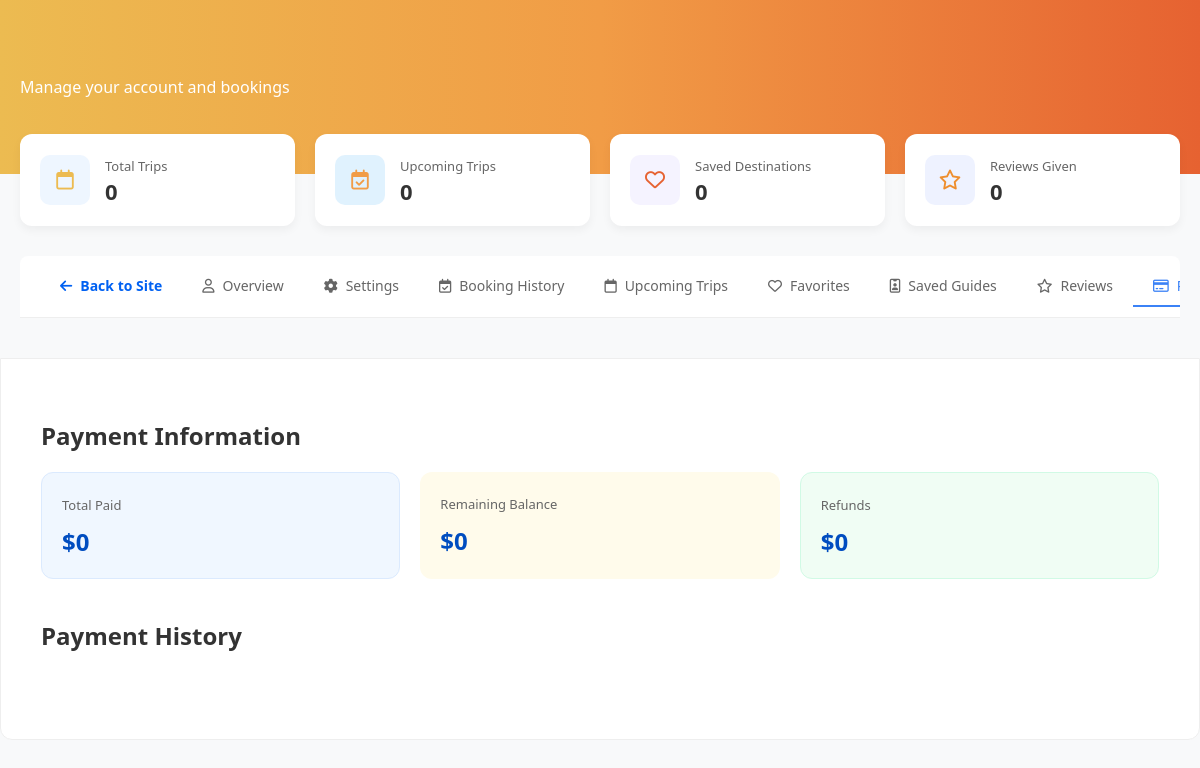
The page /users/payments.php (signed in) on the database as committed earlier.
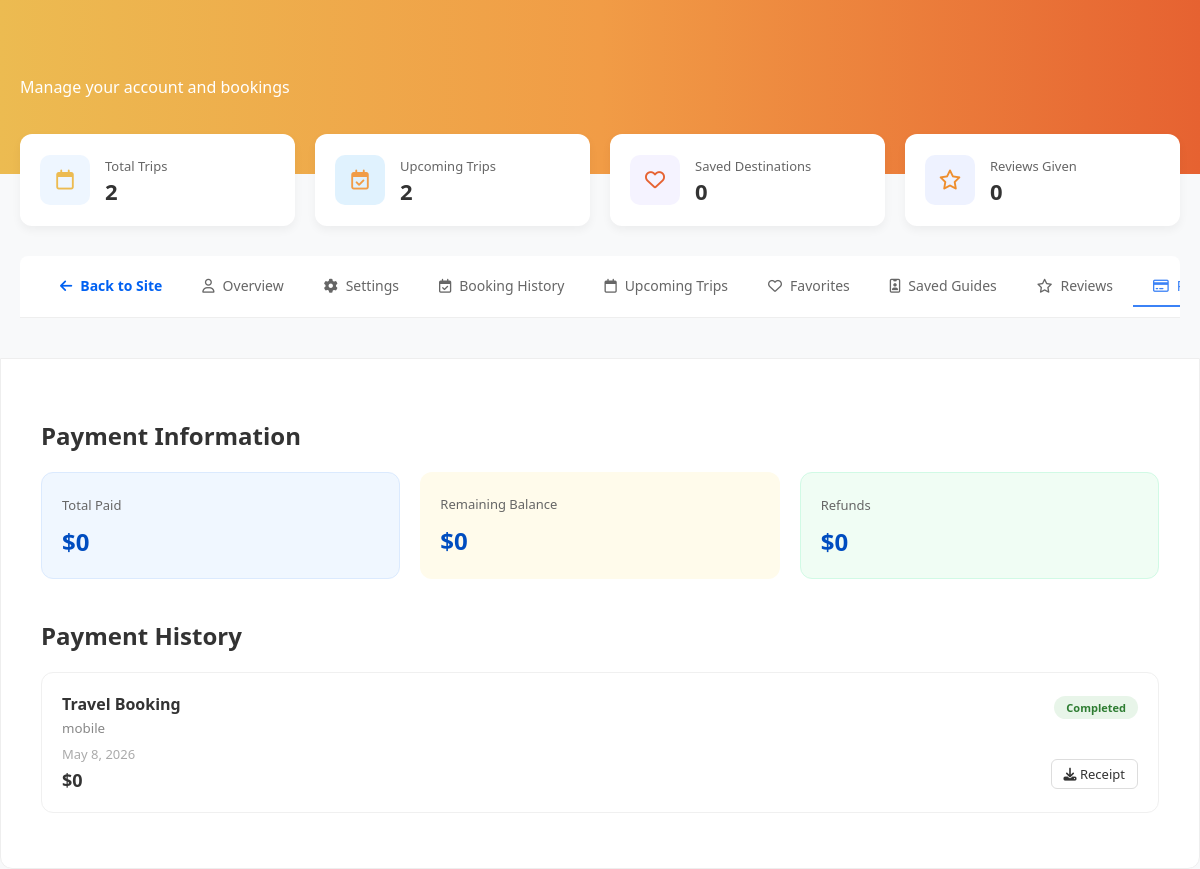
The same page on the database as committed later.
### tables this page shows
CREATE TABLE `payments` (
  `id` int(11) NOT NULL,
  `booking_id` int(11) DEFAULT NULL,
  `user_id` int(11) DEFAULT NULL,
  `payment_type` enum('normal','premium') DEFAULT 'normal',
  `method` enum('cash','bank','mobile','card') DEFAULT NULL,
  `amount` decimal(10,2) DEFAULT NULL,
  `status` enum('pending','completed','failed','rejected') DEFAULT 'pending',
  `created_at` timestamp NOT NULL DEFAULT current_timestamp()
);

### users/payments.php (the view, shortened to what the changed rows need)
<?php
include '../db.php';
$current_date = date('Y-m-d');
$user_id = $_SESSION['user_id'];
$total_trips_query = $conn->prepare("SELECT COUNT(*) AS total FROM bookings WHERE user_id = ?");
$total_trips_query->bind_param("i", $user_id);
$total_trips_query->execute();
$total_trips = $total_trips_query->get_result()->fetch_assoc()['total'] ?? 0;
$upcoming_query = $conn->prepare("SELECT COUNT(*) AS total FROM bookings WHERE user_id = ? AND travel_date > ?");
$upcoming_query->bind_param("is", $user_id, $current_date);
$upcoming_query->execute();
$upcoming = $upcoming_query->get_result()->fetch_assoc()['total'] ?? 0;
$user_id = $_SESSION['user_id'];
$sql = "SELECT p.*, pk.title
        FROM payments p
        LEFT JOIN bookings b ON p.booking_id = b.id
        LEFT JOIN packages pk ON b.package_id = pk.id
        WHERE p.user_id = ?
        ORDER BY p.created_at DESC";
$stmt = $conn->prepare($sql);
$stmt->bind_param("i", $user_id);
$stmt->execute();
$history = $stmt->get_result();
?>
<!DOCTYPE html>
<html lang="en">
<head>
    <link rel="stylesheet" href="profile.css">
     <link rel="stylesheet" href="https://cdnjs.cloudflare.com/ajax/libs/font-awesome/6.5.0/css/all.min.css">
</head>
<body>
    <div class="main-container">
        <div class="stats-grid">
    <div class="stat-card">
        <div class="stat-info"><span>Total Trips</span><h3><?php echo $total_trips; ?></h3></div>
    </div>
    <div class="stat-card">
        <div class="stat-info"><span>Upcoming Trips</span><h3><?php echo $upcoming; ?></h3></div>
    </div>
</div>
</div>
<div class="content-body">
    <div class="payment-section">
        <h2>Payment Information</h2>
        <h2 style="margin-top:40px;">Payment History</h2>
        <div class="payment-list">
            <?php while($row = $history->fetch_assoc()): ?>
                <div class="payment-item">
                    <div class="pay-info">
                        <strong><?php echo htmlspecialchars($row['title'] ?? 'Travel Booking'); ?></strong>
                        <small><?php echo htmlspecialchars($row['method']); ?></small>
                        <p><?php echo date("M j, Y", strtotime($row['created_at'])); ?></p>
                        <span class="pay-amount">$<?php echo number_format($row['amount']); ?></span>
                    </div>
                    <div class="pay-status-actions">
                        <span class="status-pill <?php echo $row['status']; ?>">
                            <?php echo ucfirst($row['status']); ?>
                        </span>
                        <a href="receipt.php?id=<?php echo $row['id']; ?>" class="btn-receipt">
                            <i class="fa-solid fa-download"></i> Receipt
                        </a>
                    </div>
                </div>
            <?php endwhile; ?>
        </div>
    </div>
</div>
</body></html>

Rows that differ between the two databases and show on the page:
added payments: title "Travel Booking", method "mobile", created_at "May 8, 2026", amount "0", status "Completed"
Other text that changed with them:
$total_trips: "0" → "2"
$upcoming: "0" → "2"
